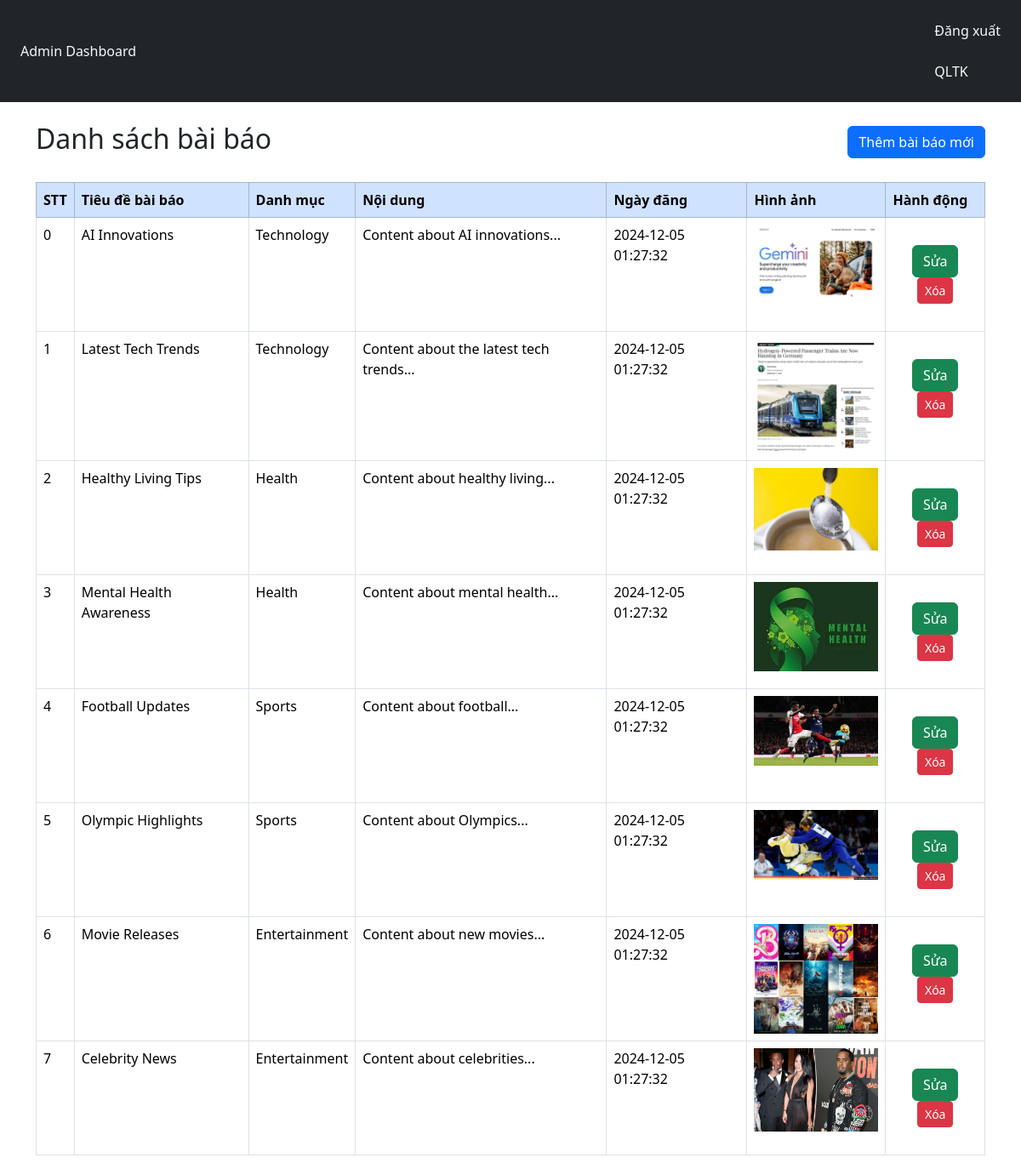
The page /views/admin/dashboard.php on the database its author committed.
### tables this page shows
CREATE TABLE news (
    id INT AUTO_INCREMENT PRIMARY KEY,
    title VARCHAR(255) NOT NULL,
    content TEXT NOT NULL,
    image VARCHAR(255),
    created_at DATETIME NOT NULL,
    category_id INT NOT NULL,
    FOREIGN KEY (category_id) REFERENCES categories(id)
);

### views/admin/dashboard.php (the view, shortened to what this page needs)
<?php
require '../../config/config.php';
$sql = "select * from news ";
$stmt = $pdo->prepare($sql);
$stmt->execute();
$news = $stmt->fetchAll(PDO::FETCH_ASSOC);
?>
<!DOCTYPE html>
<html lang="en">
<head>
    <link href="../../assets/css/bootstrap.min.css" rel="stylesheet">
    <link href="../../assets/css/style.css" rel="stylesheet">
</head>
<body>
    <nav class="navbar  bg-dark p-4">
        <span class="text-light">Admin Dashboard</span>
        <div class="ml-auto">
            <span class="text-light ms-auto"><a class="nav-link" href="../../index.php">Đăng xuất</a></span>
            <span class="text-light ms-3"><a class="nav-link" href="./user_management.php">QLTK</a></span>
        </div>
    </nav>
    <div class="container mt-4">
        <div class="d-flex justify-content-between align-items-center mb-4">
            <h2>Danh sách bài báo</h2>
            <a href="./news/add.php" class="btn btn-primary">Thêm bài báo mới</a>
        </div>
        <table class="table table-bordered table-hover">
            <thead class="table-primary">
                <tr>
                    <th>STT</th>
                    <th>Tiêu đề bài báo</th>
                    <th>Danh mục</th>
                    <th>Nội dung</th>
                    <th>Ngày đăng</th>
                    <th>Hình ảnh</th>
                    <th>Hành động</th>
                </tr>
            </thead>
            <tbody>
                <?php foreach ($news as $index => $new): ?>
                    <tr>
                        <td><?= $index ?></td>
                        <td><?= $new['title'] ?></td>
                        <td><?php if ($new['category_id'] == 1) echo 'Technology';
                            else if ($new['category_id'] == 2) echo 'Health';
                            else if ($new['category_id'] == 3) echo 'Sports';
                            else if ($new['category_id'] == 4) echo 'Entertainment';
                            else if ($new['category_id'] == 5) echo 'Education';
                            ?></td>
                        <td><?= $new['content'] ?></td>
                        <td><?= $new['created_at'] ?></td>
                        <td>
                            <img width="150px" src="<?= $new['image'] ?>" class="img-fluid" alt="Hình ảnh bài báo">
                        </td>
                        <td>
                            <div class="my-4 btns text-center">
                                <a href="./news/edit.php?id=<?= $new['id'] ?>&name=<?= urlencode($new['title']) ?>&content=<?= urlencode($new['content']) ?>" class="btn btn-success">Sửa</a>
                                <button onclick="setDeleteId(<?= $new['id'] ?>)" class=" btn btn-danger btn-sm" data-bs-toggle="modal" data-bs-target="#deleteModal">Xóa</button>
                            </div>
                        </td>
                    </tr>
                <?php endforeach ?>
            </tbody>
        </table>
    </div>
</body>
</html>

### assets/css/style.css (style rules this page uses)
* { margin: 0; padding: 0; box-sizing: border-box; }

### rows shown on the page
news: index "0", title "AI Innovations", shows "Technology", content "Content about AI innovations...", created_at "2024-12-05 01:27:32", image (picture)
news: index "1", title "Latest Tech Trends", shows "Technology", content "Content about the latest tech trends...", created_at "2024-12-05 01:27:32", image (picture)
news: index "2", title "Healthy Living Tips", content "Content about healthy living...", created_at "2024-12-05 01:27:32", image (picture)
news: index "3", title "Mental Health Awareness", content "Content about mental health...", created_at "2024-12-05 01:27:32", image (picture)
news: index "4", title "Football Updates", shows "Sports", content "Content about football...", created_at "2024-12-05 01:27:32", image (picture)
news: index "5", title "Olympic Highlights", shows "Sports", content "Content about Olympics...", created_at "2024-12-05 01:27:32", image (picture)
news: index "6", title "Movie Releases", shows "Entertainment", content "Content about new movies...", created_at "2024-12-05 01:27:32", image (picture)
news: index "7", title "Celebrity News", shows "Entertainment", content "Content about celebrities...", created_at "2024-12-05 01:27:32", image (picture)
